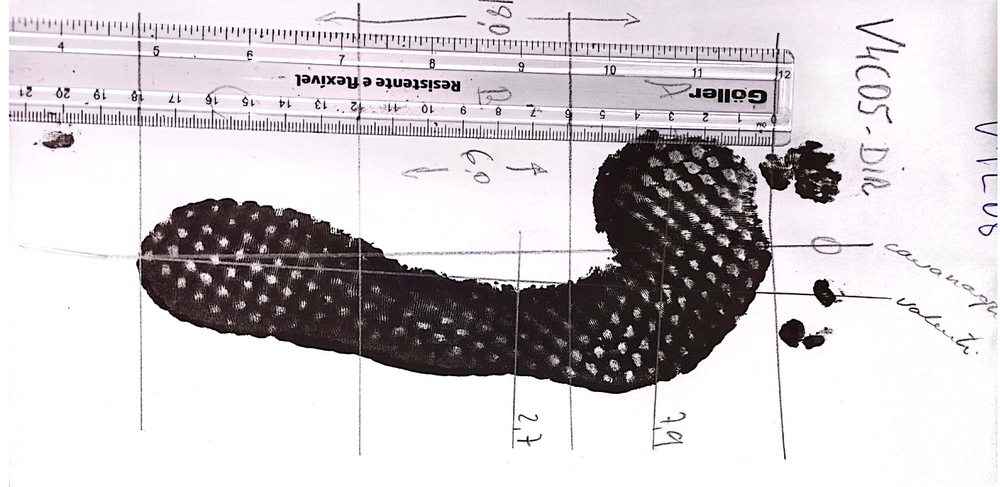
#> input picture dataset/pehCinco.png, 1000 x 487 px, shrunk from 1580 x 769 before the run; its folder holds only this picture in this run
$ python calculateFeetArea.py
#> lines starting #> are read from the running program, lines starting #| are printed output that depends on the picture; after the words box and inside, x2 and y2 are one past the last pixel; in counts of white or black regions, pixels touching at a corner belong together
from PIL import Image
import matplotlib.pyplot as plt
import cv2
import numpy as np
import os

directory = './dataset/'

image_files = os.listdir(directory)

pixels_per_cm = 50

def calculate_foot_area(image_path):
#> called with image_path = './dataset/pehCinco.png'
    image = Image.open(image_path)
#> image is the input picture: PIL image 1000x487 RGBA; mean R, G, B, A 206.1, 201, 204.2, 255

    image_gray = cv2.cvtColor(np.array(image), cv2.COLOR_RGB2GRAY)

    _, image_binary = cv2.threshold(image_gray, 128, 255, cv2.THRESH_BINARY_INV + cv2.THRESH_OTSU)
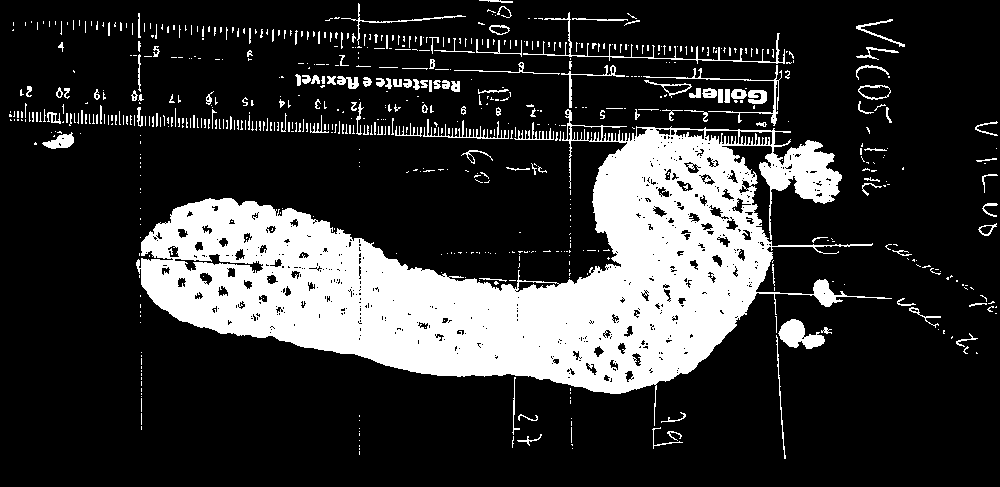
#> image_binary: shape (487, 1000); 20.5% white; 695 white regions (554 under 20 px)

    contours, _ = cv2.findContours(image_binary, cv2.RETR_EXTERNAL, cv2.CHAIN_APPROX_SIMPLE)
#> contours = 681 contours, 605 with area under 20; largest, box (x1, y1, x2, y2) and area: (136, 109, 892, 426) 90686, (778, 319, 825, 349) 731, (858, 85, 891, 100) 349, (42, 132, 74, 149) 268, (523, 12, 785, 64) 252
    contours = sorted(contours, key=cv2.contourArea, reverse=True)[:10]
#> contours = 10 contours; largest, box (x1, y1, x2, y2) and area: (136, 109, 892, 426) 90686, (778, 319, 825, 349) 731, (858, 85, 891, 100) 349, (42, 132, 74, 149) 268, (523, 12, 785, 64) 252

    foot_contour = contours[0]
#> foot_contour = contour of 1734 points, box (x1, y1, x2, y2) (136, 109, 892, 426), area 90686

    foot_area_pixels = cv2.contourArea(foot_contour)
#> foot_area_pixels = 90685.5

    foot_area_cm2 = foot_area_pixels / (pixels_per_cm ** 2)
#> foot_area_cm2 = 36.27

    return foot_area_cm2, foot_contour, image_binary

for filename in image_files:
    if filename.endswith('.png') or filename.endswith('.jpg'):
        image_path = os.path.join(directory, filename)

        foot_area_cm2, foot_contour, image_binary = calculate_foot_area(image_path)
#> foot_area_cm2 = 36.27

        fig, (ax1, ax2, ax3) = plt.subplots(1, 3, figsize=(15, 5))

        fig.text(0.5, 0.16, 'Press ctrl + w to close and go to next photo', ha='center', fontsize=12, color='red')
        fig.suptitle('Foot Area Calculation', fontsize=16)

        ax1.imshow(Image.open(image_path))
        ax1.set_title(f'Original Image - {filename}')
        ax1.axis('on')

        ax2.imshow(image_binary, cmap='gray')
        ax2.set_title('Binary Image')
        ax2.axis('on')

        image_contours = cv2.cvtColor(image_binary, cv2.COLOR_GRAY2BGR)
#> image_contours: shape (487, 1000, 3); 20.5% white; 695 white regions (554 under 20 px), largest, box (x1, y1, x2, y2) and area: (136, 109, 892, 426) 86016, (778, 319, 825, 349) 796, (523, 12, 785, 64) 756
        cv2.drawContours(image_contours, [foot_contour], -1, (0, 255, 0), 2)
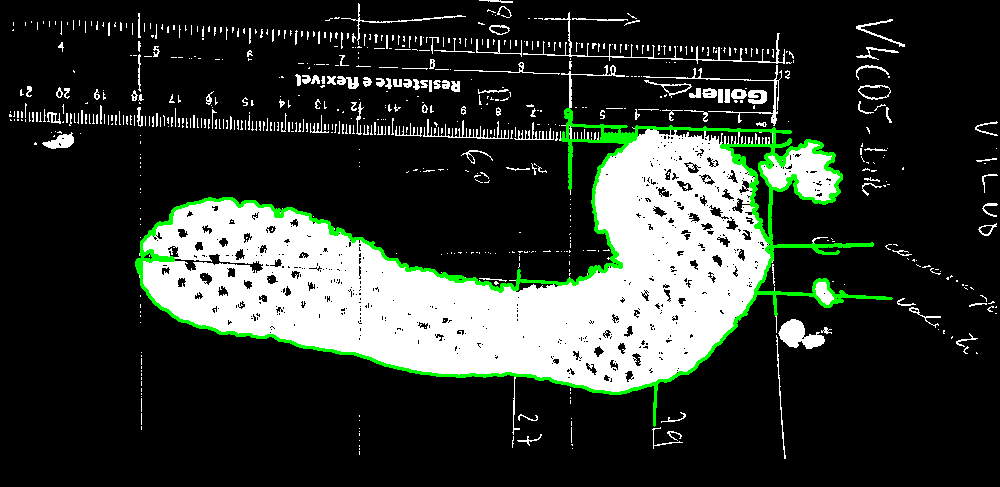
#> image_contours: shape (487, 1000, 3); mean B, G, R 48.9, 54.9, 48.9
        ax3.imshow(cv2.cvtColor(image_contours, cv2.COLOR_BGR2RGB))
        ax3.set_title('Contour Image')
        ax3.axis('on')
        ax3.text(10, 10, f"Foot area: {foot_area_cm2:.2f} cm²", color='white', bbox=dict(facecolor='black', alpha=0.5))

        plt.tight_layout()
        plt.show()
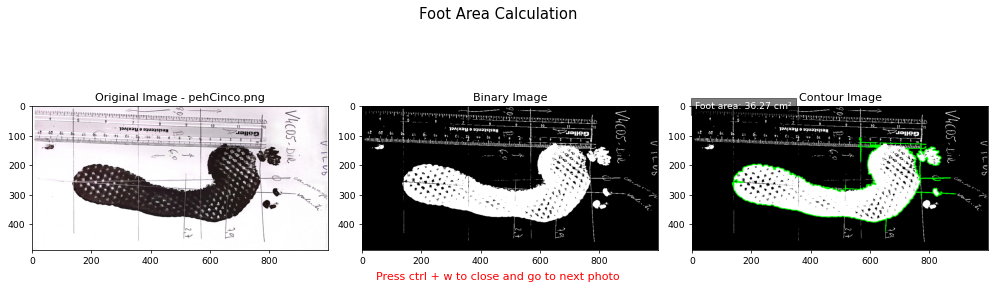
#> figure drawn by matplotlib, 3 panels

        print(f"Foot area in {filename}: {foot_area_cm2:.2f} cm²")
#| Foot area in pehCinco.png: 36.27 cm²

$ run again, on dataset/pehOito.png
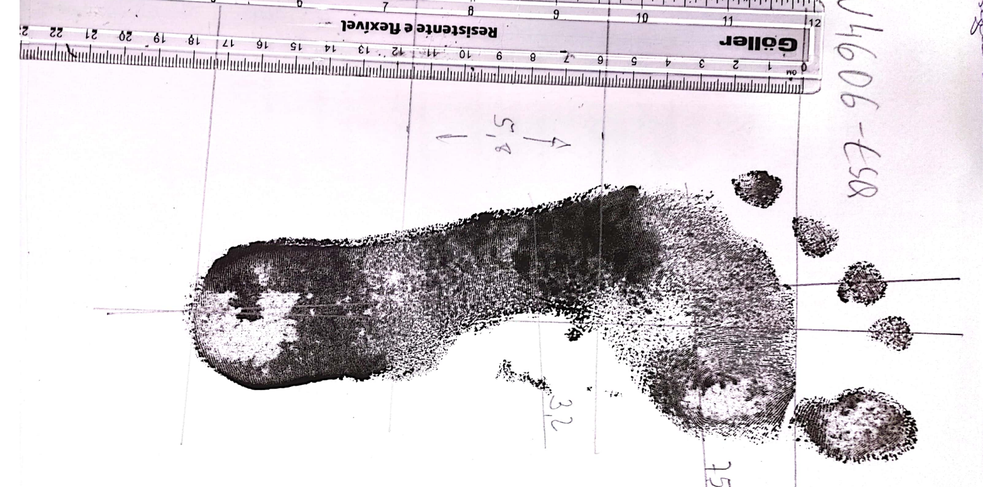
#> input picture dataset/pehOito.png, 1000 x 487 px, shrunk from 1580 x 769 before the run
#> in calculate_foot_area, image is the input picture: PIL image 1000x487 RGBA; mean R, G, B, A 219.6, 214.6, 218.7, 255
#> in calculate_foot_area, `_, image_binary = cv2.threshold(image_gray, 128, 255, cv2.THRESH_BINAR..`:
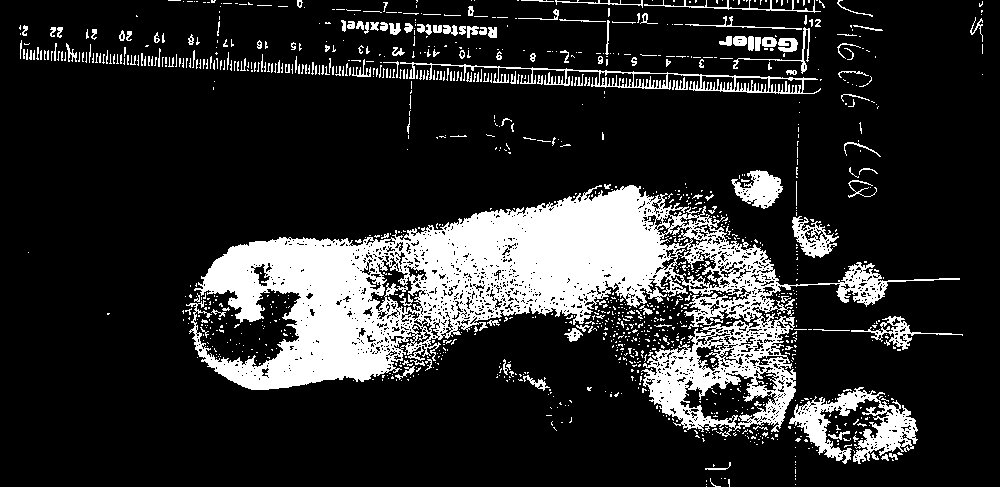
#> image_binary: shape (487, 1000); 17.1% white; 1220 white regions (1063 under 20 px)
#> in calculate_foot_area, `contours, _ = cv2.findContours(image_binary, cv2.RETR_EXTERNAL, cv2.CH..`: contours = 1135 contours, 1064 with area under 20; largest, box (x1, y1, x2, y2) and area: (186, 185, 960, 432) 71664, (789, 387, 918, 464) 3627, (400, 62, 821, 94) 3017, (731, 170, 783, 209) 1072, (792, 216, 839, 258) 926
#> in calculate_foot_area, `contours = sorted(contours, key=cv2.contourArea, reverse=True)[:10]`: contours = 10 contours; largest, box (x1, y1, x2, y2) and area: (186, 185, 960, 432) 71664, (789, 387, 918, 464) 3627, (400, 62, 821, 94) 3017, (731, 170, 783, 209) 1072, (792, 216, 839, 258) 926
#> in calculate_foot_area, `foot_contour = contours[0]`: foot_contour = contour of 3831 points, box (x1, y1, x2, y2) (186, 185, 960, 432), area 71664
#> foot_area_pixels = 71663.5
#> in calculate_foot_area, `foot_area_cm2 = foot_area_pixels / (pixels_per_cm ** 2)`: foot_area_cm2 = 28.67
#> `plt.show()`:
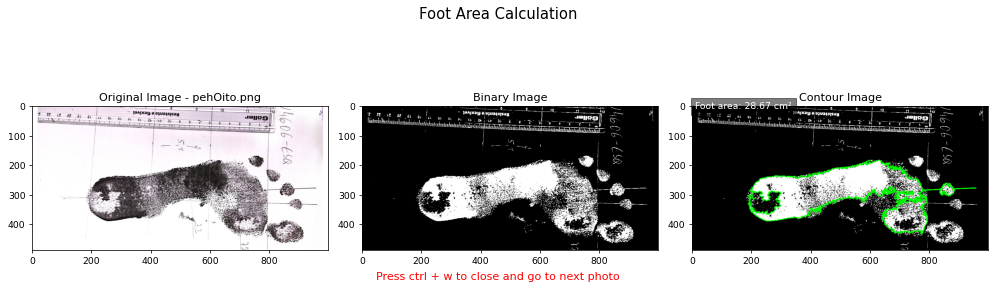
#> figure drawn by matplotlib, 3 panels
#| Foot area in pehOito.png: 28.67 cm²

$ run again, on dataset/pehQuatro.png
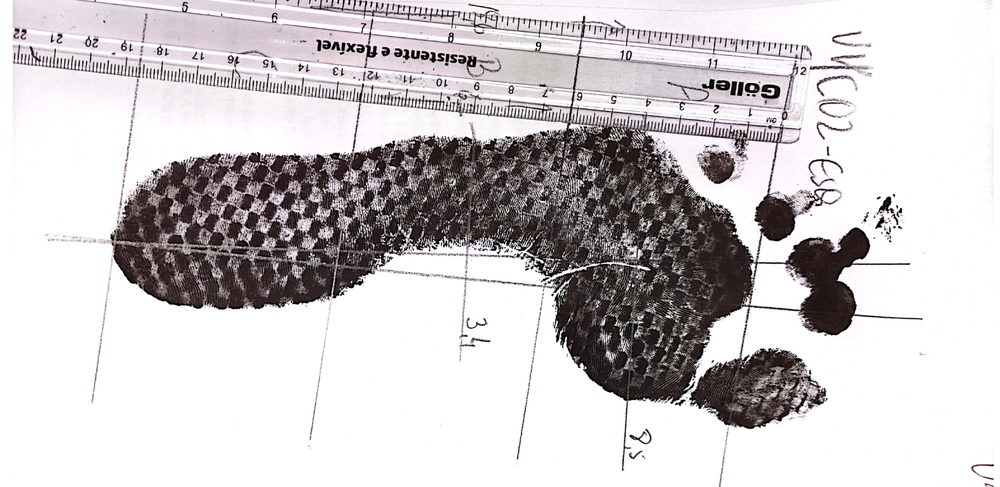
#> input picture dataset/pehQuatro.png, 1000 x 487 px, shrunk from 1580 x 769 before the run
#> in calculate_foot_area, image is the input picture: PIL image 1000x487 RGBA; mean R, G, B, A 204.1, 199.9, 201.6, 255
#> in calculate_foot_area, `_, image_binary = cv2.threshold(image_gray, 128, 255, cv2.THRESH_BINAR..`:
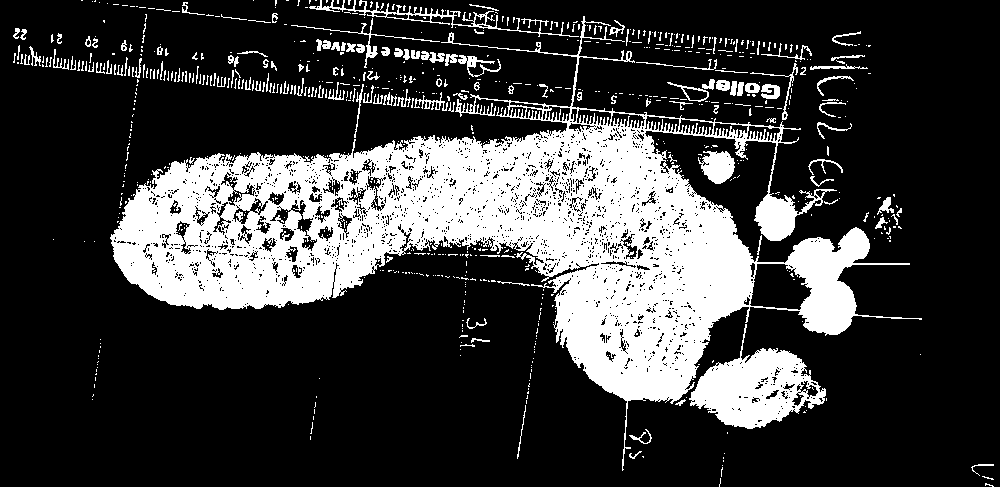
#> image_binary: shape (487, 1000); 23.8% white; 774 white regions (642 under 20 px)
#> in calculate_foot_area, `contours, _ = cv2.findContours(image_binary, cv2.RETR_EXTERNAL, cv2.CH..`: contours = 712 contours, 646 with area under 20; largest, box (x1, y1, x2, y2) and area: (110, 16, 922, 471) 108363, (689, 324, 826, 429) 6897, (309, 0, 579, 37) 870, (698, 151, 735, 184) 774, (667, 82, 709, 102) 284
#> in calculate_foot_area, `contours = sorted(contours, key=cv2.contourArea, reverse=True)[:10]`: contours = 10 contours; largest, box (x1, y1, x2, y2) and area: (110, 16, 922, 471) 108363, (689, 324, 826, 429) 6897, (309, 0, 579, 37) 870, (698, 151, 735, 184) 774, (667, 82, 709, 102) 284
#> in calculate_foot_area, `foot_contour = contours[0]`: foot_contour = contour of 3189 points, box (x1, y1, x2, y2) (110, 16, 922, 471), area 108363
#> foot_area_pixels = 108363
#> in calculate_foot_area, `foot_area_cm2 = foot_area_pixels / (pixels_per_cm ** 2)`: foot_area_cm2 = 43.35
#> `plt.show()`:
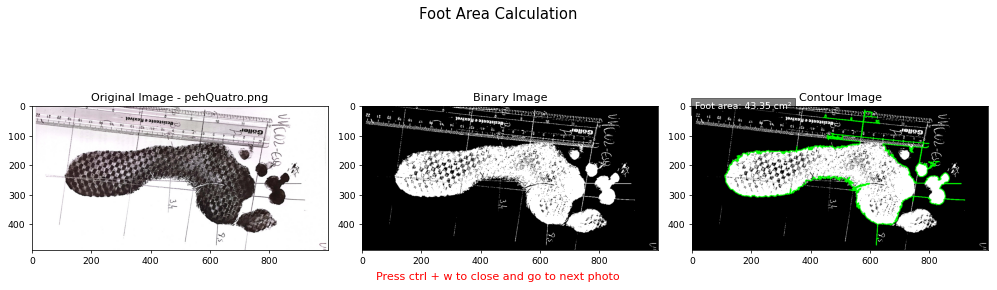
#> figure drawn by matplotlib, 3 panels
#| Foot area in pehQuatro.png: 43.35 cm²

$ run again, on dataset/pehSeis.png
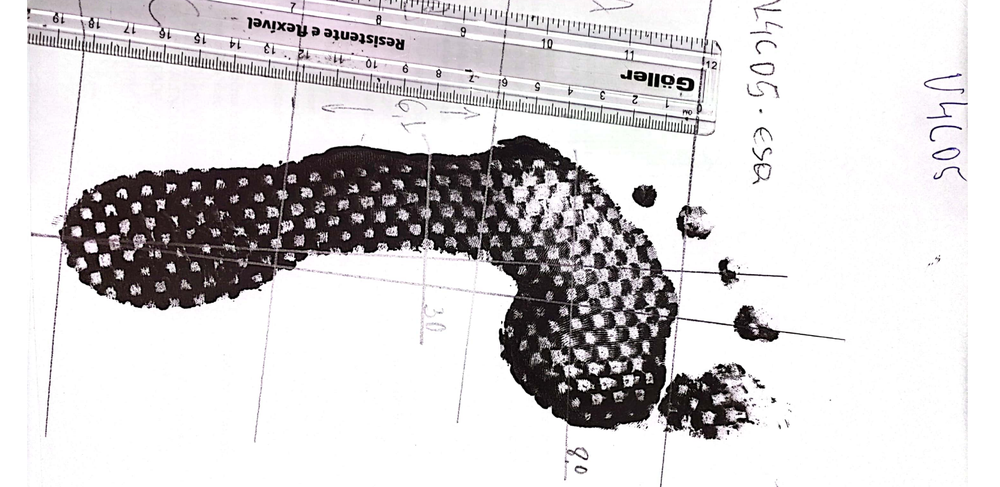
#> input picture dataset/pehSeis.png, 1000 x 487 px, shrunk from 1580 x 769 before the run
#> in calculate_foot_area, image is the input picture: PIL image 1000x487 RGBA; mean R, G, B, A 212.8, 210.1, 211.6, 255
#> in calculate_foot_area, `_, image_binary = cv2.threshold(image_gray, 128, 255, cv2.THRESH_BINAR..`:
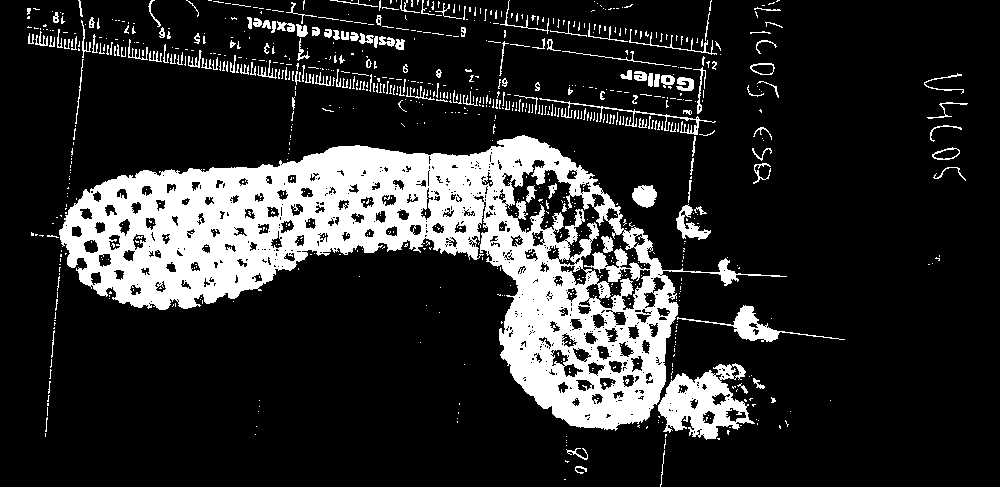
#> image_binary: shape (487, 1000); 17.8% white; 889 white regions (744 under 20 px)
#> in calculate_foot_area, `contours, _ = cv2.findContours(image_binary, cv2.RETR_EXTERNAL, cv2.CH..`: contours = 699 contours, 629 with area under 20; largest, box (x1, y1, x2, y2) and area: (59, 135, 787, 431) 84666, (658, 363, 755, 440) 4110, (677, 305, 845, 342) 904, (676, 204, 711, 240) 424, (632, 185, 657, 208) 390
#> in calculate_foot_area, `contours = sorted(contours, key=cv2.contourArea, reverse=True)[:10]`: contours = 10 contours; largest, box (x1, y1, x2, y2) and area: (59, 135, 787, 431) 84666, (658, 363, 755, 440) 4110, (677, 305, 845, 342) 904, (676, 204, 711, 240) 424, (632, 185, 657, 208) 390
#> in calculate_foot_area, `foot_contour = contours[0]`: foot_contour = contour of 1481 points, box (x1, y1, x2, y2) (59, 135, 787, 431), area 84666
#> foot_area_pixels = 84665.5
#> in calculate_foot_area, `foot_area_cm2 = foot_area_pixels / (pixels_per_cm ** 2)`: foot_area_cm2 = 33.87
#> `plt.show()`:
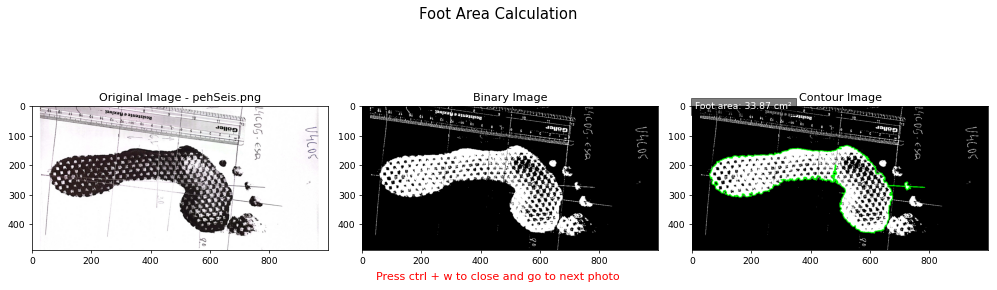
#> figure drawn by matplotlib, 3 panels
#| Foot area in pehSeis.png: 33.87 cm²

$ run again, on dataset/pehDez.png
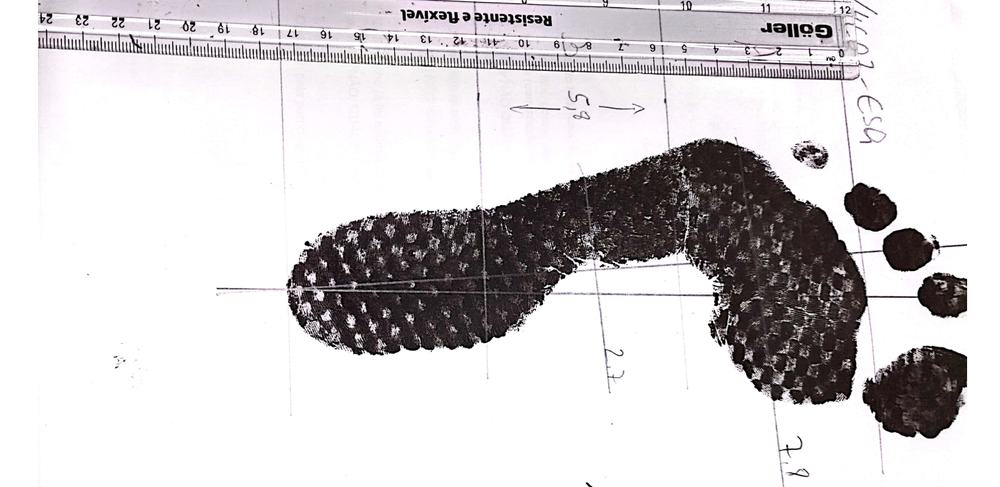
#> input picture dataset/pehDez.png, 1000 x 487 px, shrunk from 1580 x 769 before the run
#> in calculate_foot_area, image is the input picture: PIL image 1000x487 RGBA; mean R, G, B, A 210.2, 207.1, 208.7, 255
#> in calculate_foot_area, `_, image_binary = cv2.threshold(image_gray, 128, 255, cv2.THRESH_BINAR..`:
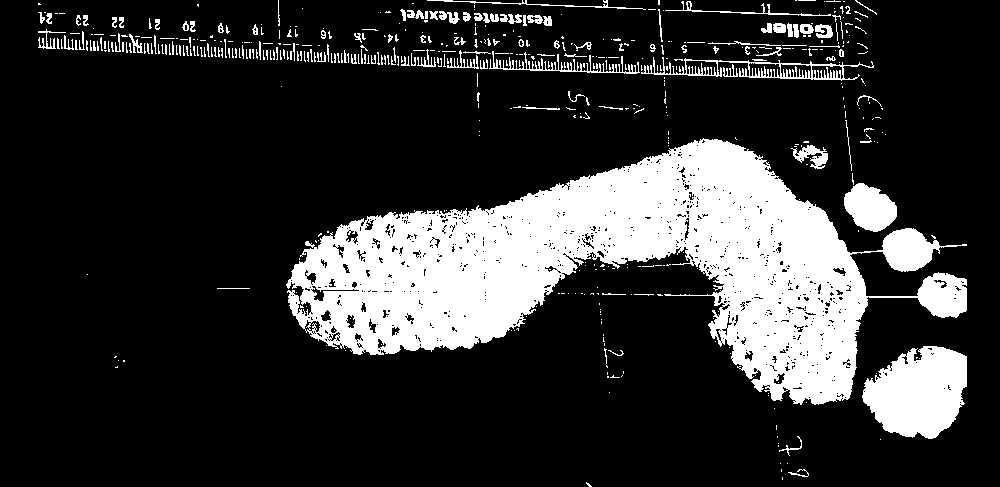
#> image_binary: shape (487, 1000); 19.9% white; 508 white regions (390 under 20 px)
#> in calculate_foot_area, `contours, _ = cv2.findContours(image_binary, cv2.RETR_EXTERNAL, cv2.CH..`: contours = 503 contours, 449 with area under 20; largest, box (x1, y1, x2, y2) and area: (286, 138, 967, 405) 79515, (862, 346, 967, 439) 6875, (641, 57, 874, 81) 2046, (844, 183, 897, 232) 1721, (791, 145, 828, 169) 344
#> in calculate_foot_area, `contours = sorted(contours, key=cv2.contourArea, reverse=True)[:10]`: contours = 10 contours; largest, box (x1, y1, x2, y2) and area: (286, 138, 967, 405) 79515, (862, 346, 967, 439) 6875, (641, 57, 874, 81) 2046, (844, 183, 897, 232) 1721, (791, 145, 828, 169) 344
#> in calculate_foot_area, `foot_contour = contours[0]`: foot_contour = contour of 1943 points, box (x1, y1, x2, y2) (286, 138, 967, 405), area 79515
#> foot_area_pixels = 79515
#> in calculate_foot_area, `foot_area_cm2 = foot_area_pixels / (pixels_per_cm ** 2)`: foot_area_cm2 = 31.81
#> `plt.show()`:
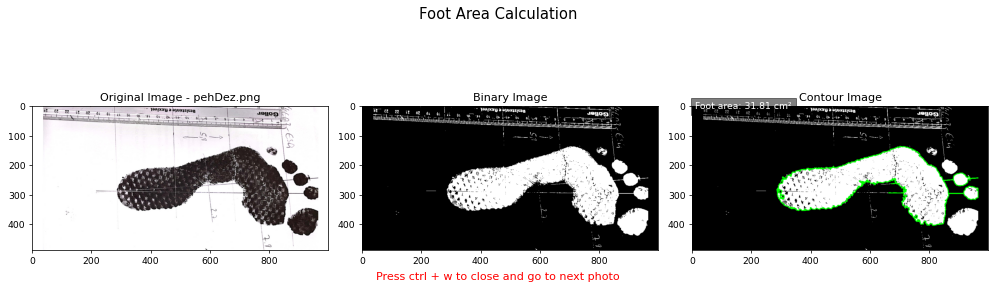
#> figure drawn by matplotlib, 3 panels
#| Foot area in pehDez.png: 31.81 cm²
